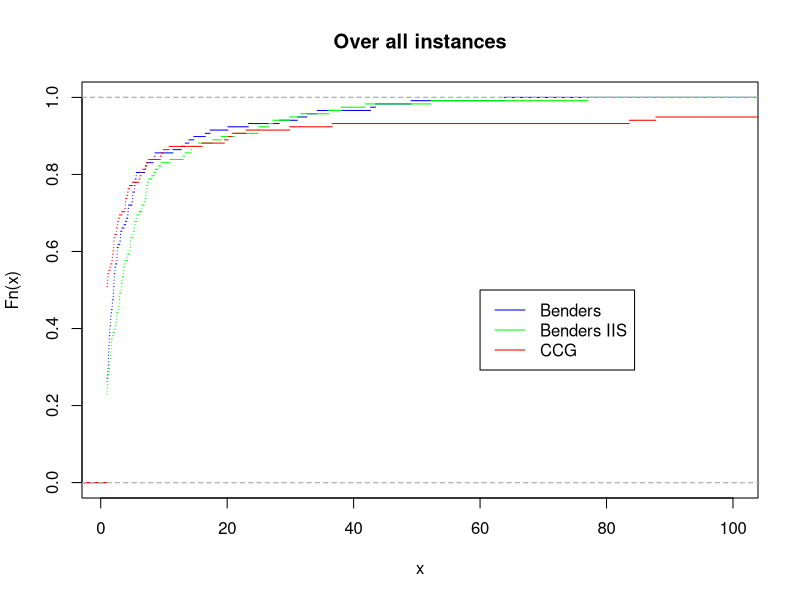
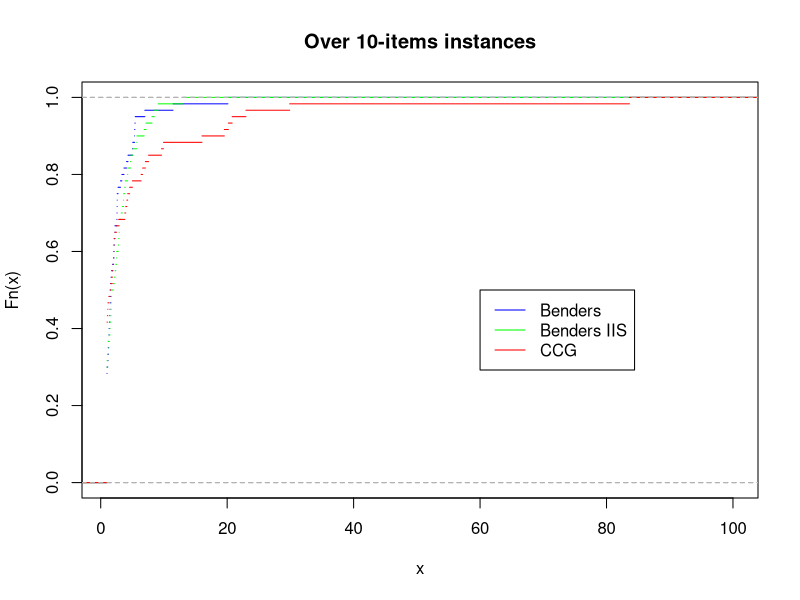
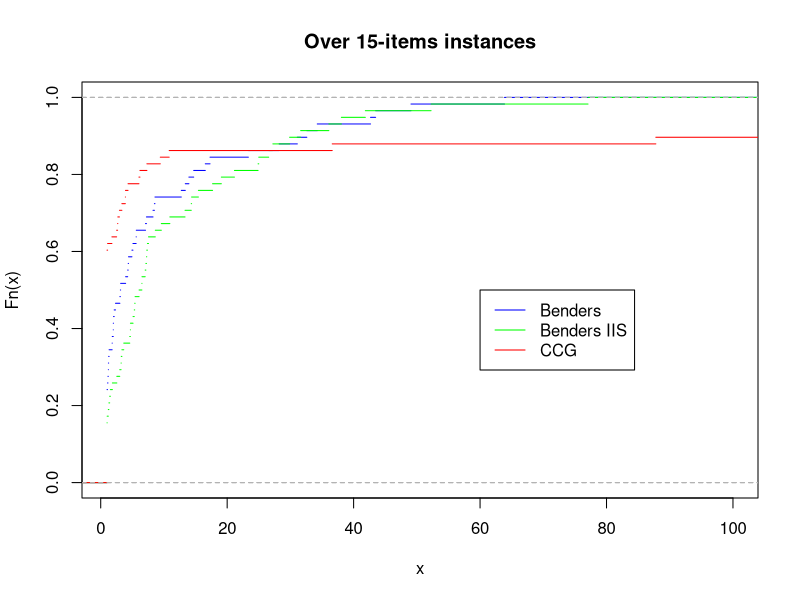

These charts were generated, in order, by the following R code: (Note: this script raises an error after producing the figures.)
## ---- chunk 1
library(rmarkdown)
## ---- chunk 2
benders = read.csv("./results_benders.csv", header = FALSE)
colnames(benders) <- c("instance", "gamma", "status", "reason", "objective", "time", "nodes")
## ---- chunk 3
paged_table(benders)
## ---- chunk 4
benders_IIS = read.csv("./results_benders_IIS.csv", header = FALSE)
colnames(benders_IIS) <- c("instance", "gamma", "status", "reason", "objective", "time", "nodes")
## ---- chunk 5
ccg = read.csv("./results_ccg.csv", header = FALSE)
colnames(ccg) <- c("instance", "gamma", "iter", "LB", "UB", "time", "inner_iter_1", "inner_iter_2")
## ---- chunk 6
paged_table(ccg)
## ---- chunk 7
results = merge(benders, ccg, by = c("instance", "gamma"))
results = results[,c("instance", "gamma", "objective", "time.x", "UB", "time.y")]
colnames(results) <- c("instance", "gamma", "obj_benders", "time_benders", "obj_ccg", "time_ccg")
results = merge(results, benders_IIS[,c("instance", "gamma", "objective", "time")], by = c("instance", "gamma"))
colnames(results) <- c("instance", "gamma", "obj_benders", "time_benders", "obj_ccg", "time_ccg", "obj_benders_IIS", "time_benders_IIS")
## ---- chunk 8
library(stringr)
parsed = t(apply(as.matrix(results$instance), 1, function(str)  str_extract_all(str, regex("([0-9]+)"))[[1]]))
results$n_knapsacks = as.double(parsed[,1])
results$n_items = as.double(parsed[,2])
results$alpha = as.double(parsed[,3]) / 100
## ---- chunk 9
if (sum(results$time_ccg > 3600) > 0) {
  results[results$time_ccg > 3600,]$time_ccg <- 3600
}

if (sum(results$time_benders > 3600) > 0) {
  results[results$time_benders > 3600,]$time_benders <- 3600
}

if (sum(results$time_benders_IIS > 3600) > 0) {
  results[results$time_benders_IIS > 3600,]$time_benders_IIS <- 3600
}
## ---- chunk 10
paged_table(results)
## ---- chunk 11
results[abs(results$obj_benders - results$obj_ccg) > 1e-3 & results$time_ccg < 3600 & results$time_benders < 3600, ][,c("instance", "obj_benders", "obj_ccg", "time_benders", "time_ccg")]
## ---- chunk 12
results[abs(results$obj_benders_IIS - results$obj_ccg) > 1e-3 & results$time_ccg < 3600 & results$time_benders_IIS < 3600, ][,c("instance", "obj_benders", "obj_ccg", "time_benders", "time_ccg")]
## ---- chunk 13
attemps = aggregate(results[,c("instance")], list(results$gamma, results$n_knapsacks, results$n_items, results$alpha), length)
colnames(attemps) <- c("gamma", "n_knapsacks", "n_items", "alpha", "total")
attemps = attemps[order(attemps$gamma, attemps$n_knapsacks, attemps$n_items, attemps$alpha),]
## ---- chunk 14
results$unsolved_benders = results$time_benders >= 3600
results$unsolved_ccg = results$time_ccg >= 3600
results$unsolved_benders_IIS = results$time_benders_IIS >= 3600
## ---- chunk 15
unsolved = aggregate(results[,c("unsolved_benders", "unsolved_ccg", "unsolved_benders_IIS")], list(results$gamma, results$n_knapsacks, results$n_items, results$alpha), sum)
colnames(unsolved) <- c("gamma", "n_knapsacks", "n_items", "alpha", "unsolved_benders", "unsolved_ccg", "unsolved_benders_IIS")
unsolved = unsolved[order(unsolved$gamma, unsolved$n_knapsacks, unsolved$n_items, unsolved$alpha),]
## ---- chunk 16
compute_mean_time <- function(column_with_time) {
  # We first consider only solved instances
  only_solved_instances = results[results[,column_with_time] < 3600,]
  
  # We then aggregate with summary
  cpu_times = aggregate(only_solved_instances[,column_with_time], list(only_solved_instances$gamma, only_solved_instances$n_knapsacks, only_solved_instances$n_items, only_solved_instances$alpha), summary)
  
  # Rename columns
  colnames(cpu_times) <- c("gamma", "n_knapsacks", "n_items", "alpha", "time")
  
  # Sort result by gamma, nb. of knapsacks, nb. of items and alpha
  cpu_times = cpu_times[order(cpu_times$gamma, cpu_times$n_knapsacks, cpu_times$n_items, cpu_times$alpha),]
  
  # Here, summary creates a nested data.frame, we unnest it
  cpu_times <- do.call(data.frame, cpu_times)
  
  # Remove rownames
  rownames(cpu_times) <- NULL
  
  return (cpu_times)
}

summary_time_benders = compute_mean_time("time_benders")
summary_time_ccg = compute_mean_time("time_ccg")
summary_time_benders_IIS = compute_mean_time("time_benders_IIS")
## ---- chunk 17
library(kableExtra)
## ---- chunk 18
print_summary_table <- function(time_column) {
  
  # Making table
  Table1 = cbind(attemps, unsolved[,c("unsolved_benders", "unsolved_benders_IIS", "unsolved_ccg")], summary_time_benders[,time_column], summary_time_benders_IIS[,time_column], summary_time_ccg[,time_column])
  colnames(Table1) <- c("Gamma", "K", "N", "alpha", "Total", "unsolved_benders", "unsolved_benders_IIS", "unsolved_ccg", "time_benders", "time_benders_IIS", "time_CCG")  
  rownames(Table1) <- NULL

  # Printing table
  knitr::kable(Table1, 
               digits = c(0,0,0,2,0,0,0,0,2,2,2), 
               col.names = c("$\\Gamma$", "$K$", "$N$", "$\\alpha$", "Total", "Benders", "Benders IIS", "CCG", "Benders", "Benders IIS", "CCG"), 
               caption = time_column) %>%
      kable_classic() %>%
      add_header_above(c(" " = 5, "Unsolved" = 3, "Time" = 3))
  
}

print_summary_table("time.Mean")
print_summary_table("time.1st.Qu.")
print_summary_table("time.Median")
print_summary_table("time.3rd.Qu.")
## ---- chunk 19
results$time_best = apply(results[,c("time_benders", "time_ccg", "time_benders_IIS")], 1, FUN = min)
## ---- chunk 20
results$perf_benders = results$time_benders / results$time_best
results$perf_ccg = results$time_ccg / results$time_best
results$perf_benders_IIS = results$time_benders_IIS / results$time_best
## ---- chunk 21
max_perf = max( max(results$perf_benders), max(results$perf_ccg), max(results$perf_benders_IIS) ) + 1

results$perf_benders[results$time_benders >= 3600] = max_perf
results$perf_ccg[results$time_ccg >= 3600] = max_perf
results$perf_benders_IIS[results$time_benders_IIS >= 3600] = max_perf
## ---- chunk 22
plot_performance_profile <- function(data, xlim = c(1, max_perf), ylim = c(0., 1.), title = "Performance profile") {
  
  perf_profile_benders = ecdf(data[,"perf_benders"])
  perf_profile_ccg = ecdf(data[,"perf_ccg"])
  perf_profile_benders_IIS = ecdf(data[,"perf_benders_IIS"])
  
  plot(perf_profile_benders, col = "blue", xlim = xlim, ylim = ylim, lty = "solid", cex = 0, main = title)
  lines(perf_profile_benders_IIS, col = "green", xlim = xlim, ylim = ylim, lty = "solid", cex = 0)
  lines(perf_profile_ccg, col = "red", xlim = xlim, ylim = ylim, lty = "solid", cex = 0)
  
  legend(
    60, .5, legend = c("Benders", "Benders IIS", "CCG"), col = c("blue", "green", "red"), lty = c("solid", "solid", "solid")
  )
  
}

xlim = c(1, 100)

plot_performance_profile(results, title = "Over all instances", xlim = xlim)
plot_performance_profile(results[results$n_items == 10,], title = "Over 10-items instances", xlim = xlim)
plot_performance_profile(results[results$n_items == 15,], title = "Over 15-items instances", xlim = xlim)
plot_performance_profile(results[results$n_items == 20,], title = "Over 20-items instances", xlim = xlim)
plot_performance_profile(results[results$gamma == 2,], title = "Over those instances with Gamma = 2", xlim = xlim)
plot_performance_profile(results[results$gamma == 4,], title = "Over those instances with Gamma = 4", xlim = xlim)
